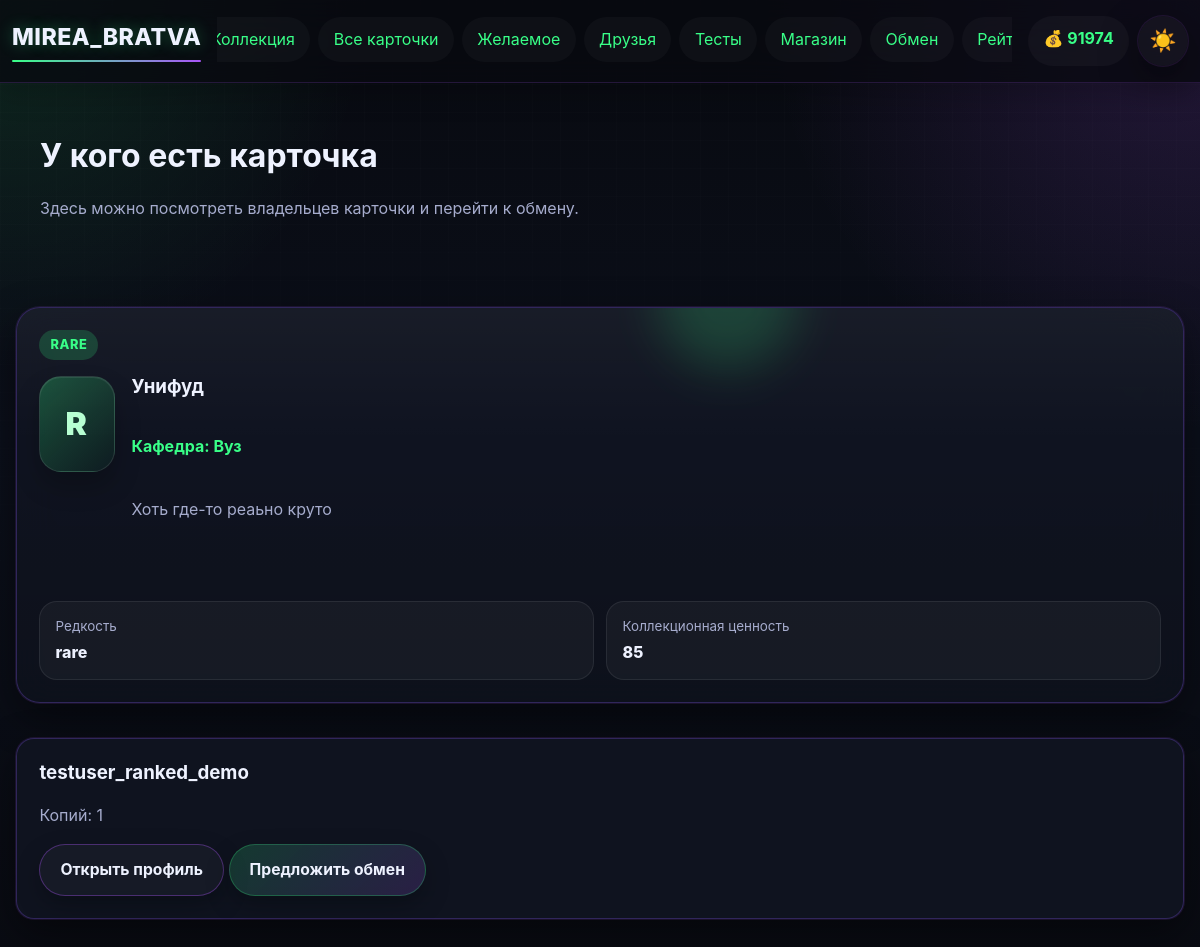
/card/2/owners (signed in), run on the app's committed database.
### app.py (models this page shows)
class User(UserMixin, db.Model):
    __tablename__ = 'user'
    id = db.Column(db.Integer, primary_key=True)
    username = db.Column(db.String(80), unique=True, nullable=False)
    email = db.Column(db.String(120), unique=True, nullable=False)
    password_hash = db.Column(db.String(200), nullable=False)
    coins = db.Column(db.Integer, default=100)
    profile_theme = db.Column(db.String(50), default='dark')
    avatar_frame = db.Column(db.String(50), default='none')
    bio = db.Column(db.Text, default='')
    owned_frames = db.Column(db.Text, default='[]')
    avatar_icon = db.Column(db.String(50), default='letter')
    created_at = db.Column(db.DateTime, default=datetime.utcnow)
    last_daily_bonus = db.Column(db.DateTime, default=None)

class Card(db.Model):
    __tablename__ = 'card'
    id = db.Column(db.Integer, primary_key=True)
    name = db.Column(db.String(100), nullable=False)
    description = db.Column(db.Text)
    rarity = db.Column(db.String(20), nullable=False)
    subject = db.Column(db.String(50), nullable=False)
    image_url = db.Column(db.String(200))
    base_price = db.Column(db.Integer, default=50)

class UserCard(db.Model):
    __tablename__ = 'user_card'
    id = db.Column(db.Integer, primary_key=True)
    user_id = db.Column(db.Integer, db.ForeignKey('user.id'), nullable=False)
    card_id = db.Column(db.Integer, db.ForeignKey('card.id'), nullable=False)
    quantity = db.Column(db.Integer, default=1)
    star_level = db.Column(db.Integer, default=0)
    user = db.relationship('User', backref=db.backref('cards', lazy=True))
    card = db.relationship('Card', backref=db.backref('user_cards', lazy=True))

### app.py (the view)
@app.route('/card/<int:card_id>/owners')
@login_required
def card_owners(card_id):
    card = Card.query.get_or_404(card_id)
    owners = get_card_owners(card.id, exclude_user_id=current_user.id)
    wishlist_ids = {item.card_id for item in WishlistItem.query.filter_by(user_id=current_user.id).all()}
    return render_template('card_owners.html', card=card, owners=owners, wishlist_ids=wishlist_ids, get_card_letter=get_card_letter, get_card_stars_display=get_card_stars_display)

### app.py (called while the page is built)
@login_manager.user_loader
def load_user(user_id):
    return db.session.get(User, int(user_id))

def get_card_letter(card):
    return {
        'common': 'C',
        'rare': 'R',
        'epic': 'E',
        'legendary': 'L',
    }.get(card.rarity, '?')

def get_card_owners(card_id, exclude_user_id=None):
    query = UserCard.query.filter_by(card_id=card_id).filter(UserCard.quantity >= 1)
    if exclude_user_id is not None:
        query = query.filter(UserCard.user_id != exclude_user_id)
    return query.order_by(UserCard.quantity.desc(), UserCard.user_id.asc()).all()

### templates/card_owners.html
{% extends "base.html" %}
{% from "_card_macros.html" import showcase_card %}
{% block content %}
<div class="collection-page">
    <div class="collection-hero hero-slim">
        <div><h1>У кого есть карточка</h1><p class="collection-hint">Здесь можно посмотреть владельцев карточки и перейти к обмену.</p></div>
    </div>
    <div class="exchange-card">
        {{ showcase_card(card=card, rarity=card.rarity, letter=get_card_letter(card), subject=card.subject, description=card.description, stars='', meta_items=[{'label':'Редкость','value':card.rarity},{'label':'Коллекционная ценность','value':card.base_price}], action_html='') }}
    </div>
    <div class="items-grid">
        {% for owner in owners %}
        <div class="shop-item">
            <h3>{{ owner.user.username }}</h3>
            <p>Копий: {{ owner.quantity }}</p>
            <div class="trade-actions">
                <a class="btn btn-secondary" href="{{ url_for('view_profile', user_id=owner.user.id) }}">Открыть профиль</a>
                <a class="btn" href="{{ url_for('propose_exchange', target_user_id=owner.user.id, requested_card_id=card.id) }}">Предложить обмен</a>
            </div>
        </div>
        {% else %}
        <div class="shop-item"><p>Пока ни у кого нет этой карточки, кроме вас.</p></div>
        {% endfor %}
    </div>
</div>
{% endblock %}

### templates/base.html (shortened to what this page needs)
<!DOCTYPE html>
<html lang="ru">
<head>
    <link rel="stylesheet" href="{{ url_for('static', filename='css/style.css') }}">
</head>
<body class="{% if current_user.is_authenticated and current_user.profile_theme == 'light' %}light-theme{% else %}dark-theme{% endif %}">
    <nav class="navbar">
        <div class="nav-container">
            <a class="nav-logo" href="{{ url_for('index') }}">MIREA_BRATVA</a>
            <div class="nav-main">
                <ul class="nav-menu">
                    {% if current_user.is_authenticated %}
                        <li><a href="{{ url_for('collection') }}">Коллекция</a></li>
                        <li><a href="{{ url_for('cards_catalog') }}">Все карточки</a></li>
                        <li><a href="{{ url_for('wishlist') }}">Желаемое</a></li>
                        <li><a href="{{ url_for('friends') }}">Друзья</a></li>
                        <li><a href="{{ url_for('quizzes') }}">Тесты</a></li>
                        <li><a href="{{ url_for('shop') }}">Магазин</a></li>
                        <li><a href="{{ url_for('exchange') }}">Обмен</a></li>
                        <li><a href="{{ url_for('rating') }}">Рейтинг</a></li>
                    {% else %}
                        <li><a href="{{ url_for('login') }}">Вход</a></li>
                        <li><a href="{{ url_for('register') }}">Регистрация</a></li>
                    {% endif %}
                </ul>
            </div>
            {% if current_user.is_authenticated %}
            <div class="nav-actions">
                <div class="coins">💰 {{ current_user.coins }}</div>
                <a class="theme-toggle nav-pill" href="{{ url_for('toggle_theme') }}" title="Переключить тему">
                    {% if current_user.profile_theme == 'light' %}🌙{% else %}☀️{% endif %}
                </a>
            </div>
            {% endif %}
        </div>
    </nav>
    <main class="container">
        {% block content %}{% endblock %}
    </main>
</body>
</html>

### templates/_card_macros.html (shortened to what this page needs)
{% macro showcase_card(card, rarity, letter, subject, description, stars='', top_badge='', meta_items=[], action_html='', owner_url='', owner_label='У кого есть', image_url='') -%}
<article class="shop-item card-tile card-showcase card-standard rarity-{{ rarity }}">
    <div class="card-showcase-glow"></div>
    <div class="card-showcase-top">
        <span class="rarity-badge rarity-badge-{{ rarity }}">{{ rarity }}</span>
    </div>
    <div class="card-showcase-body">
        <div class="card-emblem rarity-emblem-{{ rarity }}">
            {% if image_url %}
                <img src="{{ image_url }}" alt="{{ card.name }}" style="width:100%;height:100%;object-fit:cover;border-radius:inherit;">
            {% else %}
                {{ letter }}
            {% endif %}
        </div>
        <div class="card-copy">
            <h3>{{ card.name }}</h3>
            <p class="card-subject-line">Кафедра: {{ subject }}</p>
            <p class="card-description-preview">{{ description }}</p>
        </div>
    </div>
    {% if meta_items %}
    <div class="card-meta-grid">
        {% for item in meta_items %}
        <div class="meta-chip {% if item.accent %}meta-chip-accent{% endif %}">
            <span>{{ item.label }}</span>
            <strong>{{ item.value }}</strong>
        </div>
        {% endfor %}
    </div>
    {% endif %}
</article>
{%- endmacro %}

### data on the page
User: coins "91974"
Card: rarity "RARE", name "Унифуд", subject "Вуз", description "Хоть где-то реаьно круто", label "Редкость", value "rare"
UserCard: user.username "testuser_ranked_demo", quantity "1"

### other printed values
{{ letter }} "R"
{{ item.label }} "Коллекционная ценность"
{{ item.value }} "85"
